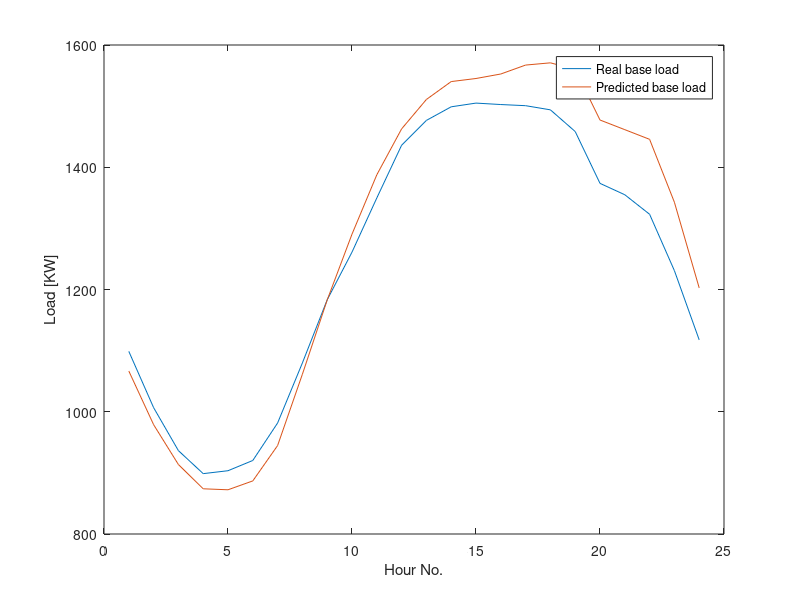

Here is the MATLAB script that generated this plot: (Note: this script raises an error after producing the figure.)
close all;
clc;
clear;


%%%%%%%%%%%%%%%%%%%%%%%%%%%%%%%%%% 1-the parameters %%%%%%%%%%%%%%%%%%%%%%%%%%%%%%%%%%

%%%%%%% 1-BASE_LOAD %%%%%%%%%

% the base load vector for Toronto (data: Toronto 21/08/2009, temperature avg/max/min=22/25/20, unit=KW)
L_b=[
1648181.19
1510114.92
1404600.51
1348140.62
1355294.53
1380434.41
1472398.73
1619859.88
1774726.71
1891739.09
2024589.36
2154006.65
2214969.44
2248348.3
2257444.05
2253898.58
2251095.52
2240891.11
2187658.11
2060455.55
2032531.95
1984614.47
1846244.76
1676395.15];

% predicted base load (mean relative error =0.089)
P_L_b1=[
1737223.863
1603267.075
1501043.33
1434323.708
1427034.265
1445808.13
1535646.84
1703557
1878913.403
2041190.428
2189203.243
2300813.958
2376838.56
2431838.998
2456820.033
2472628.88
2497750.498
2502256.753
2487853.418
2333072.535
2313458.498
2278059.543
2121749.573
1908084.005];


% predicted base load (mean relative error =0.0414)
P_L_b2=[
1599948.91
1468345.518
1370502.199
1310946.046
1308525.559
1330298.288
1417044.254
1592177.276
1774327.31
1935791.394
2081450.673
2194127.508
2266347.528
2310264.895
2317806.969
2328853.886
2350763.395
2356239.943
2340220.599
2215920.234
2192252.838
2168526.739
2014122.374
1803843.804];

% second time predicted base load (better prediction)(mean relative error =0.0234)
P_L_b3=[
1648037.519
1458944.669
1366366.043
1310276.476
1309105.99
1329282.055
1411672.493
1587762.671
1728429.463
1888917.875
2032770.183
2133804.711
2199858.463
2240117.111
2241852.165
2245048.574
2259487.69
2260142.395
2243557.341
2145562.018
2122157.145
2104126.554
1948760.596
1740961.875];

% choose which forecased load is used
P_L_b=P_L_b2;

% the base load for a micogrid  (scale the base load values)
Scale_factor=1/1500;
L_b_mic=L_b*Scale_factor;  % the base load
P_L_b_mic=P_L_b*Scale_factor;  % the predicted base load

%%%%%%% 2-TIME_INTERVAL %%%%%%%%%
tau=1; % in hours (the lengh of charging interval)
num_slot=length(L_b_mic); % number of charging intervals

%%%%%%% 3-PRICE_MODEL %%%%%%%%%
% alfa=1.0;
% theta=1;
omega=1.2*max(L_b_mic);
k_0=0.0001;
k_1=0.00012;
k_2=0;
% the life reduction cost
beta=0;

% the constant multiplication
% k_con=alfa/(omega^theta*(theta+1));

% the basic price model for electricty  
price_basic=zeros(num_slot,1); % the price based on basic load
for i=1:num_slot
   price_basic(i)=k_0+k_1* L_b_mic(i);
end
fprintf('The price, min price=%g, max price=%g.\n',min(price_basic), max(price_basic));




%%%%%%% 4-BATTERY & CHARGING %%%%%%%%%
Cap_battery_org=16; % in KWh (% EV battery capacity)
gamma=0.9; % the percentage of battery when charging is completed
Cap_battery=gamma*Cap_battery_org;
P_max=5; % in KW (% the max charging rate)

%%%%%%% 5- CHG and V2G %%%%%%%%%
num_EV=200; % number of EVs
P_Chg=0; % the percentage of EVs that charge the battery only
num_CHG_EV=round(P_Chg*num_EV);  % the CHG EVs will be in the front part of the EV info matrix. (% number of CHG EVs)
num_V2G_EV=num_EV-num_CHG_EV; % number of V2G EVs
%%%%%%%%%%%%%%%%%%%%%%%%%%%%%%%%%%%%%%%%%%%%%%%%%%%%%%%%%%%%%%%%%%%%%%%%%%%%%%%%%%%%%%%%



%%%%%%%%%%%%%%%%%%%%%%%%%%%%%%%%%%  2-load EVs Data + Solar data %%%%%%%%%%%%%%%%%%%%%%%%%%%%%%%%%%
load dataset/EV_info.txt;
load dataset/Solar.txt;

%%%%% EV-DATA %%%%%
EV_info=EV_info(1:num_EV,:);  % keep only the num_Ev rows
F=zeros(num_EV, num_slot); % Create charging interval-matrix (F) 
for i=1:num_EV
    for j=EV_info(i,1):EV_info(i,2)
        F(i,j)=1;
    end
end
F1=reshape(F',1,[]);

%%%%% SOLAR-DATA %%%%%
price_panel_for_msquare = 30;   % cost panel area for m^2
solar_raw = Solar;        
clear solar;              
num_groups_solar = size(solar_raw, 1);
Solar = struct();
for g = 1:num_groups_solar
    Solar(g).group_id   = solar_raw(g, 1); % Group_id
    Solar(g).efficiency = solar_raw(g, 2); % efficiency
    Solar(g).panel_area = solar_raw(g, 3); % Panel_area
    Solar(g).I_solar = solar_raw(g, 4:end); % Irradiance values (24 hours)
    Solar(g).P_pv_available = Solar(g).efficiency * Solar(g).panel_area .* Solar(g).I_solar / 1000;  % Convert irradiance → PV max power (kW)
end



% the EV charging pattern
%************************************************
% 30% of the EVs connect to charging stations before interval 1, and others uniformly distributed 
%************************************************
% % % % EV info matrix: 1) arrival, 2) departure time, 3) initial energy, 4)
% % % % charging period, 5) min charging time 
% 
% EV_info=zeros(num_EV,3);
% % percentage of EVS connected to station before interval 1
% Per_EV=0.1;
% % other EVs arrival times are uniformly distributed between [1, 20]
% for i=1:num_EV
%     temp_00=rand;
%     if temp_00<=Per_EV
%         T_arrival(i,1)=1;
%     else
%         T_arrival(i,1)=round(1 + (20-1).*rand);
%     end
% end
% 
% % the charging periods are uniformly distributed between [4, 12] hours
% T_charging= round(4 + (12-4).*rand(num_EV,1));
% T_charging=-1*sort(-1*T_charging);
% 
% % the departure time
% for i=1:num_EV
%     T_departure(i,1)=min(24, T_arrival(i,1)+T_charging(i,1));
% end
% % the initial energy is uniformly distributed between [0 0.8] of battery capacity
% Ini_percentage=0+ (0.8-0).*rand(num_EV,1);
% % fill the EV_info
% EV_info(:,1)=T_arrival;
% EV_info(:,2)=T_departure;
% EV_info(:,3)=Cap_battery_org*Ini_percentage;
% 
% for i=1:num_EV
%     EV_info(i,4)=EV_info(i,2)-EV_info(i,1)+1; % charging period
%     EV_info(i,5)=EV_info(i,3)/P_max; % min charging time
%     if EV_info(i,4) < EV_info(i,5)
%         fprintf('EV %g charging time is not valis.\n',i);
%     end
% end
% 
% % save and load EV_info
% save EV_info.txt EV_info -ascii;





%%%%%%%%%%%%%%%%%%%%%%%%%%%%%%%%%% 3-Global optimal scheme for V2G using CVX tool %%%%%%%%%%%%%%%%%%%%%%%%%%%%%%%%%%
% plot the base load
xx_1=1:num_slot;
figure;
yy_1(:,1)=L_b_mic;
yy_1(:,2)=P_L_b_mic;
plot(xx_1,yy_1);
ylabel('Load [KW]');
xlabel('Hour No.');
legend('Real base load','Predicted base load','Location','Best');


%%%%%%%% 1-the equality constraint: Ax=b
% optimization variables x=[z1, z2, ..., z_24, x11, x12, ...., x_100,24]',a colum vextor
num_OptVar=1*num_slot+num_slot*num_EV;
b_a=L_b_mic; % the matrix for the first equality constraint
A1_a=zeros(num_slot, num_OptVar-1*num_slot);
A1=[eye(num_slot) A1_a];

A2_a=zeros(num_slot, num_OptVar-1*num_slot);
s_temp=0;
for i=1:num_slot
    for j=1:num_EV
        A2_a(i, (j-1)*num_slot+i)=F(j,i);
        % fprintf('Assign F(%g,%g)=%g, to A2_a(%g, %g).\n',j,i,F(j,i),i,(j-1)*num_slot+1);
        s_temp=s_temp+F(j,i);
    end
end
A2_b=zeros(num_slot, num_slot);
A2=[A2_b A2_a];
    
A_a=A1-A2;  % the matrix for the first equality constraint
clear A1 A2 A1_a A2_a A2_b;

%%%%%%%% 2-the second equality constarint
B_1=zeros(num_EV, num_OptVar-1*num_slot);
for i=1:num_EV
    B_1(i,(i-1)*num_slot+1:(i-1)*num_slot+num_slot)=F(i,:);
end
temp_1=zeros(num_EV, num_slot);
B1=[temp_1 B_1];    % the matrix for the second equality constraint
b_b=(Cap_battery/tau)*ones(num_EV,1)-EV_info(:,3);% the matrix for the second equality constraint
clear  B_1  temp_1; 
    
% % combine the equality matrix
% Eq_left=[A_a' B1']';
% Eq_right=[b_a' b_b']';
Eq_L=A_a;
Eq_R=b_a;
clear  A_a  b_a; 

%%%%%%%% 3-the first inequality ************

% the inequality constraint ************
In_1=zeros(num_EV*num_slot, num_OptVar);
for i=1:num_slot
    for j=1:num_EV
        In_1((i-1)*num_EV+j,num_slot+(j-1)*num_slot+1:num_slot+(j-1)*num_slot+i)=F(j,1:i);
%         fprintf('set row %g, col %g:%g by using F(%g,1:%g).\n',(i-1)*num_EV+j,num_slot+(j-1)*num_slot+1,num_slot+(j-1)*num_slot+i,j,i);
    end
end
In_1=-1*In_1;  % the first inequality, left side
In_b1=zeros(num_EV*num_slot, 1);    % the first inequality, right side, [EV1_slot1, EV2_slot1, ..., EV1_slot2, EV2_slot2,...]'
for i=1:num_slot
    In_b1( (i-1)*num_EV+1:(i-1)*num_EV+num_EV, 1 )= (1/tau)*EV_info(1:num_EV,3); 
end

%%%%%%%% 4-the the second inequality
In_2=-1*In_1; % the second inequality, left side
In_b2=zeros(num_EV*num_slot, 1);    % the second inequality, right side, [EV1_slot1, EV2_slot1, ..., EV1_slot2, EV2_slot2,...]'
temp_b2=Cap_battery_org - EV_info(1:num_EV,3);
for i=1:num_slot
    In_b2( (i-1)*num_EV+1:(i-1)*num_EV+num_EV, 1 )= (1/tau)*temp_b2; 
end

%%%%%%%% 5-the third inequality
In_3=-1*B1; % the third inequality, left side
In_b3=-1*b_b;    % the third inequality, right side, 

% combine all the inequality constraints
% InEq_L=[In_1' In_2' In_3']';
% InEq_R=[In_b1' In_b2' In_b3']';

% solve the optimization problem using quadratic programming: [x,f_obj] = quadprog(H,f,A,b,Aeq,beq,lb,ub) 
% the initial value
x_initial=zeros(num_OptVar,1);
x_initial(1:num_slot,1)=L_b_mic;
% lower and upper bound
x_lb=zeros(num_OptVar,1); % the lower bound for EV charging

% the lower bound for V2G
x_lb(num_slot+1:num_OptVar,1)=-1*P_max*ones(num_OptVar-num_slot,1);
% distinguish the CHG Evs and V2G EVs
for i=1:num_CHG_EV*num_slot
    x_lb(num_slot+i,1)=0;
end

x_ub=P_max*ones(num_OptVar,1);
for i=1:num_slot
    x_ub(i,1)=2*omega;
end

% the objective function is changed to f=z_1^2+z_2^2+...
% f_1=zeros(num_OptVar,1);
% H_1=zeros(num_OptVar,num_OptVar);
% for i=1:num_slot
%     H_1(i,i)=2;
% end

%%%%%%%%%%%%%%%%%%%%%%%%%%%%%%%%%% 4- CVX tool Global schedule solution %%%%%%%%%%%%%%%%%%%%%%%%%%%%%%%%%%

% quadratic program
disp('Computing the solution of the quadratic program...');
cvx_begin
    variable v_x(num_OptVar);
    minimize(  k_0*sum(pow_p(v_x(1:num_slot),1)) + (k_1/2)*sum(pow_p(v_x(1:num_slot),2)) + beta*sum(square(F1)*square(v_x(num_slot+1:num_OptVar))) ...
        -k_0*sum(pow_p(L_b_mic(1:num_slot),1)) - (k_1/2)*sum(pow_p(L_b_mic(1:num_slot),2)) )
    %     minimize( quad_form(v_x,H_1) )
    Eq_L * v_x == Eq_R;
    In_1 * v_x <= In_b1;
    In_2 * v_x <= In_b2;
    In_3 * v_x <= In_b3;
%     InEq_L * v_x <= InEq_R;
    v_x >= x_lb;
    v_x <= x_ub;
cvx_end

clear  Eq_L  In_1 In_2 In_3 Eq_R In_b1 In_b2 In_b3 x_lb x_ub; 

% [x,f_obj] = quadprog(H_1,f_1,[],[],Eq_left,Eq_right,x_lb,x_ub);% equality constraint only
% [v_x2,f_obj,exitflag,output] = quadprog(H_1,f_1,InEq_L,InEq_R,Eq_L,Eq_R,x_lb,x_ub); % equality + inequality constraint


%%%%%%%%%%%%%%%%%%%%%%%%%%%%%%%%%% 5- Verify and Organizzation Global schedule solution %%%%%%%%%%%%%%%%%%%%%%%%%%%%%%%%%%

% organize and verify the results
v_x_temp=v_x(num_slot+1:num_OptVar,1);
v_x_Matrix = reshape(v_x_temp,num_slot, num_EV);
v_x_Matrix=v_x_Matrix';  % charging rate matrix: num_EV * num_slot

%%%%%%% 1.verify if all the EVs have been fully charged
v_E_Charged=zeros(num_EV,3);  % 1) initial energy, 2) charged energy, 3) final energy
v_E_Charged(:,1)=EV_info(1:num_EV,3);
for i=1:num_EV
    for j=1:num_slot
       v_E_Charged(i,2)= v_E_Charged(i,2) + v_x_Matrix(i,j)*F(i,j);
    end
    v_E_Charged(i,3)=v_E_Charged(i,1)+v_E_Charged(i,2);
    if abs(v_E_Charged(i,3)-Cap_battery) > 0.1
        fprintf('EV %g, final energy is %g, less than the battery capacity %g.\n',i,v_E_Charged(i,2),Cap_battery);
    end
end

%%%%%%% 2.verify the charging load at each interval
v_Charged_Load=zeros(num_slot,6); % 1) the base load, 2) the charged load, 3) the total load (from EV rates), 4) the total load (variables z), 5) difference of 3) and 4)
v_Charged_Load(:,1)=L_b_mic; % the base load
for i=1:num_slot
    for j=1:num_EV
        v_Charged_Load(i,2)=v_Charged_Load(i,2)+v_x_Matrix(j,i)*F(j,i);
    end
    v_Charged_Load(i,3)=v_Charged_Load(i,1)+v_Charged_Load(i,2); % total load calculated from charged loads of individual EVs
    v_Charged_Load(i,4)=v_x(i,1); % total load calculated from optimization variables z_i
    v_Charged_Load(i,5)=v_Charged_Load(i,4)-v_Charged_Load(i,3); % the difference of the results
    v_Charged_Load(i,6)=v_Charged_Load(i,5)/v_Charged_Load(i,1); % the relative error
%     if abs(Total_Load(i,1)-Total_Load(i,2)) > 0.1
%         fprintf('At charging interval %g, the total load is different, %g, vs %g.\n',i,Total_Load(i,1),Total_Load(i,2));
%     end
end

%%%%%%% 3.verify the energy level at each interval for each EV
% the evolution of energy level for each EV
v_Energy_variation=zeros(num_EV,num_slot+1);
for i=1:num_EV
    v_Energy_variation(i,1)=v_E_Charged(i,1);  % the initial energy
    for j=1:num_slot
        v_Energy_variation(i,j+1)=v_Energy_variation(i,j)+F(i,j)*v_x_Matrix(i,j);
    end
end

% save the charging rate for V2G
% save h_x_Matrix.txt v_x_Matrix -ascii;


%%%%%%%%%%%%%%%%%%%%%%%%%%%%%%%%%% 6- The discrete-time optimization loop %%%%%%%%%%%%%%%%%%%%%%%%%%%%%%%%%%
E_Charged=zeros(num_EV,3);  % 1) initial energy, 2) charged energy, 3) final energy
E_Charged(:,1)=EV_info(1:num_EV,3);

% monitor the status of all EVs
Rate_Matrix=zeros(num_EV, num_slot); % the actual charging rates for each EV

% EV_Matrix (COMPOSITION): 
    % col. 1=EV No.
    % col2=initial energy
    % col3=current energy
    % col4=starting slot No.
    % col5=ending slot No.
    % col6=status (0-not started,% 1-ongoing, 2-completed)
    % col.7=CHG or V2G (0=CHG, 1=V2G), 
    % col. 8=group ID(1, 2, 3...)

% EV_Matrix (DEFINITION): 
EV_Matrix=zeros(num_EV,6);  % status
EV_Matrix(:,1)=1:num_EV; %EV No.
EV_Matrix(:,2)=EV_info(:,3); %initial energy
EV_Matrix(:,3)=EV_info(:,3); %current energy
EV_Matrix(:,4)=EV_info(:,1); %starting slot No.
EV_Matrix(:,5)=EV_info(:,2); %ending slot No.
for i=1:length(EV_Matrix(:,1))
    if EV_Matrix(i,1)<=num_CHG_EV
        EV_Matrix(i,7)=0;  % CHG
    else
        EV_Matrix(i,7)=1; % V2G
    end
end

%%%%%%%%%%%%%%%%%%%%%%%%%%%%%%%%%% 7- The group level %%%%%%%%%%%%%%%%%%%%%%%%%%%%%%%%%%
group_size=100; % number of EVs in a group
group_num=ceil(num_EV/group_size); % the group number

% Check consistency with Solar.txt Data
if group_num ~= num_groups_solar
    error(['Mismatch between EV groups (%d) and Solar groups (%d). ' ...
           'Each EV group must have a corresponding Solar group.'], ...
           group_num, num_groups_solar);
end


%%%%% 1. Shuffle the EVs
temp_ID=EV_Matrix(:,1);   
temp_No=shuffle(temp_ID); 
for i=1:length(temp_No)
    EV_Matrix_1(i,:)=EV_Matrix(temp_No(i),:);
end

%%%%% 2. Create the 8th column(group_id) into EV_MATRIX_1 --> (EVs_id , init_energy , ... ,  group_id)
EV_Matrix_1(:,8)=group_num*ones(num_EV,1);
for i=1:group_num-1
    EV_Matrix_1((i-1)*group_size+1:i*group_size,8)=i*ones(group_size,1);
end
EV_Matrix=[];
    
%%%%% 3. RE-Construction of EV_Matrix (using EV_MATRIX1)
for gg=1:group_num
    
    EV_Matrix=[];
    % constrcut the matrix EV_Matrix
    temp_ss=0;
    for i=1:num_EV
        if EV_Matrix_1(i,8)==gg
            temp_ss=temp_ss+1;
            EV_Matrix(temp_ss,:)=EV_Matrix_1(i,:);
        end
    end
    EV_Matrix=sortrows(EV_Matrix,7);
    % number of EVs in the current group
    num_EV_g=length(EV_Matrix(:,1));
    % the number of CHG EVs
    num_CHG_g=0;
    for i=1:num_EV_g
        if EV_Matrix(i,7)==0
           num_CHG_g=num_CHG_g+1;
        end
    end
    % EV ID mapping
    EV_Mapping=zeros(num_EV_g,2);
    EV_Mapping(:,1)=1:num_EV_g;
    EV_Mapping(:,2)=EV_Matrix(:,1);
    % change the EV IDs
    EV_Matrix(:,1)=1:num_EV_g;
    % the rate matrix for the group
    Rate_Matrix_g=zeros(num_EV_g, num_slot); 


%%%%% 4. Optimization for each time_slot using current EV    
    for iii=1:num_slot   % 1 -> 24

        Current_T=iii;  % the current time instant
        Par_set=[beta, tau, Cap_battery_org, gamma, P_max, omega, num_CHG_g, k_0, k_1]';  % parameter vector

        % find out the charging EVs at the current time using
        Current_EV=[];
        temp_d1=0;
        for i=1:num_EV_g
            if Current_T >= EV_Matrix(i,4) & EV_Matrix(i,6)<2
                temp_d1=temp_d1+1;
                Current_EV(temp_d1,:)=EV_Matrix(i,:);
                % fprintf('EV %g is put into Current_EV set.\n',i);
            end
        end


        % save data for test --->  save T_Par_set.txt Par_set -ascii; save T_Current_EV.txt Current_EV -ascii; save T_Current_slot.txt Current_slot -ascii;
        
        % 
        if isempty(Current_EV)
            fprintf('At time slot %g, the Current_EV set is empty.\n',Current_T);
            continue;
        else
            % the sliding window
            Current_slot=[];
            Current_slot=Current_T: max(Current_EV(:,5));  % Current slow is from CURRENT_TIME(iii) --> The farthest depaturtime time of active EVs
            Current_slot=Current_slot';
            % the optimization function, return charging rates during the sliding window
            % % case 1): EV charging only 
            %    x=func_EV_Chg(Current_T, Par_set, Current_EV, Current_slot, P_L_b_mic);
            % % case 2): V2G
            x_group=func_group_cvx(Current_T, Par_set, Current_EV, Current_slot, P_L_b_mic , Solar , price_panel_for_msquare , gg);  
        end

        % update the EV status: Rate_Matrix_g
        for i=1:length(Current_EV(:,1))
            Rate_Matrix_g(Current_EV(i,1),Current_T:Current_T+length(x_group(1,:))-1)=x_group(i,:);
        end
        % update the EV status: EV_Matrix
        for i=1:length(Current_EV(:,1))
            EV_Matrix(Current_EV(i,1),3)=EV_Matrix(Current_EV(i,1),3)+Rate_Matrix_g(Current_EV(i,1),Current_T); % update the current energy
            if abs(EV_Matrix(Current_EV(i,1),3)-Cap_battery)<0.01
                EV_Matrix(Current_EV(i,1),6)=2;
                elseif Current_T >= EV_Matrix(Current_EV(i,1),4)
                    EV_Matrix(Current_EV(i,1),6)=1;
            end
            % fprintf('EV %g is updated.\n',EV_Matrix(Current_EV(i,1),1));
        end


    end  % end of iii iteration
    

    %%%%% 5. Final verification and update  
    % verify the final energy for each EV
    for i=1:num_EV_g
        E_Charged(EV_Mapping(i,2),2)=sum(Rate_Matrix_g(i,:)); % charged energy
        E_Charged(EV_Mapping(i,2),3)=E_Charged(EV_Mapping(i,2),1)+E_Charged(EV_Mapping(i,2),2);
    end

    % update the global rate matrix
    for i=1:num_EV_g
        Rate_Matrix(EV_Mapping(i,2),:)=Rate_Matrix_g(EV_Mapping(i,1),:);
        %fprintf('Group %g: EV %g is completed.\n',gg, EV_Mapping(i,2));
    end

    
end  % end of gg iteration

%%%%%%%%%%%%%%%%%%%%%%%%%%%%%%%%%% 8- Verify the results %%%%%%%%%%%%%%%%%%%%%%%%%%%%%%%%%%
x_Matrix=[];
x_Matrix=Rate_Matrix;  % charging rate matrix: num_EV * num_slot
% verify the charging load at each interval
Charged_Load=zeros(num_slot,6); % 1) the base load, 2) the charged load, 3) the total load (from EV rates), 4) the total load (variables z), 5) difference of 3) and 4)
Charged_Load(:,1)=L_b_mic; % the base load
for i=1:num_slot
    for j=1:num_EV
        Charged_Load(i,2)=Charged_Load(i,2)+x_Matrix(j,i)*F(j,i);
    end
    Charged_Load(i,3)=Charged_Load(i,1)+Charged_Load(i,2); % total load calculated from charged loads of individual EVs
    % Charged_Load(i,4)=x_group(i,1); % total load calculated from optimization variables z_i
    Charged_Load(i,5)=Charged_Load(i,4)-Charged_Load(i,3); % the difference of the results
    Charged_Load(i,6)=Charged_Load(i,5)/Charged_Load(i,1); % the relative error
%     if abs(Total_Load(i,1)-Total_Load(i,2)) > 0.1
%         fprintf('At charging interval %g, the total load is different, %g, vs %g.\n',i,Total_Load(i,1),Total_Load(i,2));
%     end
end

% verify the energy level at each interval for each EV
% the evolution of energy level for each EV
Energy_variation=zeros(num_EV,num_slot+1);
for i=1:num_EV
    Energy_variation(i,1)=E_Charged(i,1);  % the initial energy
    for j=1:num_slot
        Energy_variation(i,j+1)=Energy_variation(i,j)+F(i,j)*x_Matrix(i,j);
    end
end        
        


% %%%%%%%%%%%%%%%%%%%%%%%%%%%%%%%%%%%%%%%%
%%%%%%%%%%  Naive charging scheme with discharging %%% revised on June 03,
%%%%%%%%%%  2011
% %%%%%%%%%%%%%%%%%%%%%%%%%%%%%%%%%%%%%%%%
N_inital_en(:,1)=E_Charged(:,1); % the initial energy
N_inital_en(:,2)=Cap_battery-N_inital_en(:,1); % the energy requied to be charged
H_x_Matrix=zeros(num_EV,num_slot);

% naive method: constant chg/dichg rate at each interval, the number of
% dicharging intervals are pre-dertermined
% allocate chg/dischg rate
num_dischg_slot=1;
for i=1:num_CHG_EV % for the CHG-only EVs
    % number of parking slots
    num_p_slots(i,1)=sum(F(i,:));
    % the constant rate
    C_rate(i,1)=N_inital_en(i,2)/num_p_slots(i,1);
    if C_rate(i,1)>P_max
        fprintf('At EV %g, the constant rate %g exceeded the max rate %g.\n', i, C_rate(i,1), P_max);
    end
    % rate allocation
    for j=1:num_slot
        if F(i,j)==1
             H_x_Matrix(i,j)=C_rate(i,1);
        end
    end
end
for i=num_CHG_EV+1:num_EV  % for the V2G EVs
    % number of parking slots
    num_p_slots(i,1)=sum(F(i,:));
    % the constant rate
    if num_p_slots(i,1)-2*num_dischg_slot>0
        C_rate(i,1)=N_inital_en(i,2)/(num_p_slots(i,1)-2*num_dischg_slot);
    else
        fprintf('The number of discharging slots %g is too high.\n',num_dischg_slot);
    end
    if C_rate(i,1)>P_max
        fprintf('At EV %g, the constant rate %g exceeded the max rate %g.\n', i, C_rate(i,1), P_max);
    end
    % rate allocation
    price_vector=[];
    i_slot=0;
    for j=1:num_slot
        if F(i,j)==1
            i_slot=i_slot+1;
            price_vector(i_slot,1)=j;
            price_vector(i_slot,2)=price_basic(j);
            H_x_Matrix(i,j)=C_rate(i,1);
        end
    end
    % determine the discharging slot
    [value ind_1]=max(price_vector(:,2)); % max price
    H_x_Matrix(i,price_vector(ind_1,1))=-1*C_rate(i,1);
end
N_x_Matrix=H_x_Matrix;

% accumulative energy
accum_en=N_inital_en(:,1); % the initial energy
for i=1:num_slot
   accum_en(:,i+1)= accum_en(:,i)+H_x_Matrix(:,i);
end
% adjustment to remove negative accumulative energy
for i=1:num_EV
    for j=2:num_slot+1
        if accum_en(i,j)<0
            H_x_Matrix(i,j-1)=-1*H_x_Matrix(i,j-1);
            H_x_Matrix(i,j)=-1*H_x_Matrix(i,j);
        end
    end
end
% adjustment to remove overcharging (exceeding the battery capacity)
for i=1:num_EV
    tem_diff=0;
    for j=2:num_slot+1
        if accum_en(i,j)> Cap_battery_org
            tem_diff=accum_en(i,j)-Cap_battery_org;
            temp_old_chg=H_x_Matrix(i,j-1);
            H_x_Matrix(i,j-1)=H_x_Matrix(i,j-1)-tem_diff; % reduce the charging power
            %fprintf('EV %g at slot %g, accumulative energy %g, changed chg rate from %g to %g, cut %g.\n',i,j,accum_en(i,j),temp_old_chg, H_x_Matrix(i,j-1),tem_diff);
            for k=j:num_slot
                if H_x_Matrix(i,k)<0 % the discharging slot
                    temp_old_dischg=H_x_Matrix(i,k);
                    H_x_Matrix(i,j)=H_x_Matrix(i,k)+tem_diff;
                    %fprintf('EV %g at slot %g, changed chg rate from %g to %g, increased by %g.\n',i,k,temp_old_dischg,H_x_Matrix(i,j),tem_diff);
                end
            end
        end
    end
end

N_x_Matrix= H_x_Matrix;

% the evolution of energy level for each EV
N_Energy_variation=zeros(num_EV,num_slot+1);
for i=1:num_EV
    N_Energy_variation(i,1)=N_inital_en(i,1);  % the initial energy
    for j=1:num_slot
        N_Energy_variation(i,j+1)=N_Energy_variation(i,j)+F(i,j)*N_x_Matrix(i,j);
    end
end             
% the charged load
N_Charged_Load=zeros(num_slot,3); % 1) the base load, 2) the charged load, 3) the total load (from EV rates), 
N_Charged_Load(:,1)=L_b_mic; % the base load
for i=1:num_slot
    for j=1:num_EV
        N_Charged_Load(i,2)=N_Charged_Load(i,2)+N_x_Matrix(j,i)*F(j,i);
    end
    N_Charged_Load(i,3)=N_Charged_Load(i,1)+N_Charged_Load(i,2); % total load calculated from charged loads of individual EVs
end

% prepare the data for plotting solar data (cost analysis + production)
PV_matrix = zeros(num_slot, num_groups_solar);
for g = 1:num_groups_solar
    PV_matrix(:, g) = Solar(g).P_pv_available(:);  % Ensure column format
end
PV_matrix = PV_matrix';
solar_total_production = sum(PV_matrix , 1)';
cost_of_all_panels = sum([Solar.panel_area]) * price_panel_for_msquare;
avg = cost_of_all_panels/num_slot;
cost_avg_panel_time_slot = avg * ones(1,num_slot)';
expenses_hour_with_solar_panel = Charged_Load(:,3) .* price_basic;  % Expenses with solar panel
expenses_hour_without_solar_panel = expenses_hour_with_solar_panel + ( solar_total_production .* price_basic);  % Expenses without solar panel
money_saved_with_solar_panel = (expenses_hour_without_solar_panel - expenses_hour_with_solar_panel); % Money saved using solar panel (cost of panel not included)

    



%%%%%%%%%%%%%%%%%%%%%%%%%%%%%%%%%% 8- Plot the results %%%%%%%%%%%%%%%%%%%%%%%%%%%%%%%%%%

% plot the base load without EV charging
% load Glb_Chg_Load.txt;
figure;
xx=1:num_slot;
yy(:,1)=L_b_mic;  % the base load
yy(:,2)=v_Charged_Load(:,3); % globally optimal scheme
yy(:,3)=Charged_Load(:,3); %locally optimal scheme
yy(:,4)=N_Charged_Load(:,3); % Equal allocation scheme
plot(xx,yy);
ylabel('Load [KW]');
xlabel('Hour No.');
legend('Base load without EV charging', ...
       'Total load with globally optimal EV charging', ...
       'Total load with locally optimal EV charging', ...
       'Total load with naive EV charging', ...
       'Location', 'NorthWest');

% conversion of charging rate matrix
G_x_Matrix_1D=reshape(v_x_Matrix', [], 1);  % globall optimal
L_x_Matrix_1D=reshape(x_Matrix', [], 1);  % locally optimal
N_x_Matrix_1D=reshape(N_x_Matrix', [], 1);  % naive

% the comparison of objective values    
obj_value=zeros(3,1);
obj_value(1)=k_0*sum(pow_p(yy(:,2),1)) + (k_1/2)*sum(pow_p(yy(:,2),2)) + beta*sum(square(F1)*square(G_x_Matrix_1D)) ...
        -k_0*sum(pow_p(L_b_mic(1:num_slot),1)) - (k_1/2)*sum(pow_p(L_b_mic(1:num_slot),2)); % total cost in globally optimal scheme
obj_value(2)=k_0*sum(pow_p(yy(:,3),1)) + (k_1/2)*sum(pow_p(yy(:,3),2)) + beta*sum(square(F1)*square(L_x_Matrix_1D)) ...
        -k_0*sum(pow_p(L_b_mic(1:num_slot),1)) - (k_1/2)*sum(pow_p(L_b_mic(1:num_slot),2)); % total cost in locally optimal scheme
obj_value(3)=k_0*sum(pow_p(yy(:,4),1)) + (k_1/2)*sum(pow_p(yy(:,4),2)) + beta*sum(square(F1)*square(N_x_Matrix_1D)) ...
        -k_0*sum(pow_p(L_b_mic(1:num_slot),1)) - (k_1/2)*sum(pow_p(L_b_mic(1:num_slot),2)); % total cost in Equal allocation scheme
    
imp_1=(obj_value(3)-obj_value(1))/obj_value(3);
imp_2=(obj_value(3)-obj_value(2))/obj_value(3);
fprintf('The objective value comparison: globally optimal scheme=%g, locally optimal scheme (group size %g) =%g, Equal allocation scheme=%g.\n',obj_value(1),group_size, obj_value(2),obj_value(3) );
fprintf('The improvement of the global optimal scheme is %g, the improvement of locally optimal scheme is %g.\n',imp_1, imp_2);


% plot the charged load in each interval
figure;
xx=1:num_slot;
zz(:,1)=v_Charged_Load(:,2); % globally optimal scheme
zz(:,2)=Charged_Load(:,2); %locally optimal scheme
zz(:,3)=N_Charged_Load(:,2); % Equal allocation scheme
plot(xx,zz);
ylabel('Charged load [KW]');
xlabel('Hour No.');
legend('Globally optimal scheme','Locally optimal scheme','Equal allocation scheme','Location', 'NorthWest');


% the total charged energy
total_charged=0;
for i=1:num_EV
    total_charged=total_charged+ (Cap_battery-E_Charged(i,1));
end
fprintf('The total charged energy should be %g.\n',total_charged);
fprintf('The actual total charged energy:  globally optimal scheme=%g, locally optimal scheme=%g, Equal allocation scheme=%g.\n',...
    sum(yy(:,2)-yy(:,1)), sum(yy(:,3)-yy(:,1)), sum(yy(:,4)-yy(:,1)) );
    


% the load peak
Peak_based=max(L_b_mic); % the base load
Peak_Charged=max(Charged_Load(:,3)); % the load with EV charging
Peak_reduction=(Peak_based-Peak_Charged)/Peak_based;
fprintf('The peak comparison: base load=%g, globally optimal scheme=%g, locally optimal scheme=%g, Equal allocation scheme=%g KW.\n',...
    max(yy(:,1)), max(yy(:,2)), max(yy(:,3)), max(yy(:,4)) );

% the load standard deviation
std_based=std(L_b_mic); % the base load
std_Charged=std(Charged_Load(:,3)); % the load with EV charging
std_reduction=(std_based-std_Charged)/std_based;
fprintf('The standard deviation comparison: base load=%g, globally optimal scheme=%g, locally optimal scheme=%g, Equal allocation scheme=%g.\n',...
    std(yy(:,1)), std(yy(:,2)), std(yy(:,3)), std(yy(:,4)) );


fprintf('The number of the EVs is %g. The percentage of charging-only EVs is %g.\n', num_EV, P_Chg);

% plot the evolution of energy level for each EV (globally optimal scheme)
figure;
xxx=0:num_slot;
plot(xxx,v_Energy_variation(1:40,:));
ylabel('Energy [KWH]');
xlabel('Hour No.');
legend('EV1','EV2','EV3','EV4','EV5','EV6','EV7','EV8','EV9','EV10','Location', 'NorthWest');
title('The energy evolution in globally optimal scheme');

% plot the evolution of energy level for each EV (locally optimal scheme)
figure;
xxx=0:num_slot;
plot(xxx,Energy_variation);
ylabel('Energy [KWH]');
xlabel('Hour No.');
legend('EV1','EV2','EV3','EV4','EV5','EV6','EV7','EV8','EV9','EV10','Location', 'NorthWest');
title('The energy evolution in locally optimal scheme');

% plot the evolution of energy level for each EV (Equal allocation scheme)
figure;
plot(xxx,N_Energy_variation);
ylabel('Energy [KWH]');
xlabel('Hour No.');
legend('EV1','EV2','EV3','EV4','EV5','EV6','EV7','EV8','EV9','EV10','Location', 'NorthWest');
title('The energy evolution in Equal allocation scheme');

% % plot the charging rates for each EV
figure; 
EV_ID=65;
energy_mmm(1,:)=v_Energy_variation(EV_ID,:);
energy_mmm(2,:)=Energy_variation(EV_ID,:);
energy_mmm(3,:)=N_Energy_variation(EV_ID,:);
plot(xxx,energy_mmm);
ylabel('Energy [KWH]');
xlabel('Time (Hours)');
legend('Globally optimal scheme','Locally optimal scheme','Equal allocation scheme','Location', 'NorthWest');
title('The energy evolution for an EV');

figure;
nnn(:,1)=v_x_Matrix(EV_ID,:)';%globally optimal scheme
nnn(:,2)=x_Matrix(EV_ID,:)';%locally optimal scheme
nnn(:,3)=N_x_Matrix(EV_ID,:)';%Equal allocation scheme
h=bar(xx,nnn);
ylabel('Rate [KW]');
xlabel('Time (Hours)');
legend('Globally optimal scheme','Locally optimal scheme','Equal allocation scheme','Location', 'NorthWest');
title('The charging/discharging rate in globally optimal scheme');

% % plot the power production of the solar panel (NEW)
figure;
plot(xx, PV_matrix);
xlabel('Time Slot (Hour)');
ylabel('PV Power [kW]');
title('PV Power Output per Group');
legendStrings = arrayfun(@(g) sprintf('Group %d', g), 1:num_groups_solar, 'UniformOutput', false);
legend(legendStrings, 'Location', 'NorthWest');
grid on;

% % plot the solar irradiance data (NEW)
figure;
Irr_matrix = zeros(num_slot, num_groups_solar);
for g = 1:num_groups_solar
    Irr_matrix(:, g) = Solar(g).I_solar(:);  % Ensure column format
end
plot(xx, Irr_matrix);
xlabel('Time Slot (Hour)');
ylabel('Solar Irradiance [W/m^2]');
title('Solar Irradiance per Group');
legend(legendStrings, 'Location', 'NorthWest');
grid on;

% % plot the cost include solar panel (NEW)
figure(10);
set(gcf, 'Position', [200 200 1200 700]);

% ----- Subplot 1: Expenses comparison -----
subplot(3,1,1);
plot(xx, expenses_hour_without_solar_panel); hold on;
plot(xx, expenses_hour_with_solar_panel);
plot(xx, cost_avg_panel_time_slot);
ylabel('Expenses (€)');
xlabel('Time slot');
legend('Without Solar', 'With Solar', 'Avg Panel Cost per time slot', 'Location','Best');
title('Expenses With and Without Solar Panels');
grid on;

% ----- Subplot 2: Money saved -----
subplot(3,1,2);
plot(xx, money_saved_with_solar_panel , Color='Green'); hold on;
ylabel('Money Saved (€)');
xlabel('Time slot');
legend('Saved (no panel cost)' , 'Location','Best');
title('Hourly Savings With Solar Panels');
grid on;

% ----- Subplot 3: Solar production -----
subplot(3,1,3);
plot(xx, solar_total_production);
ylabel('PV Power (kW)');
xlabel('Time slot');
legend('Total Solar Production', 'Location','Best');
title('Solar Production Over Time');
grid on;
sgtitle('Solar Impact on Costs and Production');

% save glabol_x_Matrix.txt v_x_Matrix -ascii;
% save local_x_Matrix.txt x_Matrix -ascii;
% save naive_x_Matrix.txt N_x_Matrix -ascii;

